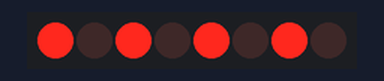
Recording of a sketch running on a simulated Arduino Uno, built with avr-gcc and run on an emulated ATmega328P. On the bench: 8 shift-register outputs drawn as a row of LEDs (first output left, lit = HIGH). Wiring (inferred from the names in the program): shift register (74HC595): data A5; shift clock A3; latch A2. Wiring (inferred from the signals the program sends): row of LEDs: on Q0, Q1, Q2, Q3, Q4, Q5, Q6, Q7.

Above: at 0.2 s.
At 1.7 s:
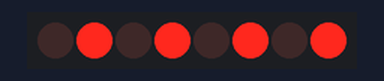
Timing chart, 0 to 3.0 s (numbered marks = the images above):
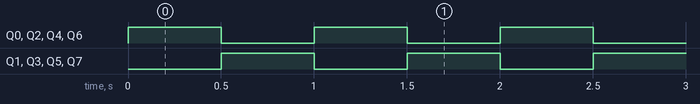

The sketch:

shift-register.ino
```cpp
const int DATA_PIN = A5;
const int CLOCK_PIN = A3;
const int LATCH_PIN = A2;

void setup() {
  // put your setup code here, to run once:
  pinMode(DATA_PIN, OUTPUT);
  pinMode(CLOCK_PIN, OUTPUT);
  pinMode(LATCH_PIN, OUTPUT);

  Serial.begin(9600);
}

void loop() {

  //Note that whilst writing data the latch should be low...
  digitalWrite(LATCH_PIN, LOW);

  //Write the data you want, shiftOut handles the transmission...
  shiftOut(DATA_PIN, CLOCK_PIN, LSBFIRST, 0b10101010);

  //Once transmission is done, switch the latch back to high.
  digitalWrite(LATCH_PIN, HIGH);
  delay(500);

  digitalWrite(LATCH_PIN, LOW);
  shiftOut(DATA_PIN, CLOCK_PIN, LSBFIRST, 0b01010101);
  digitalWrite(LATCH_PIN, HIGH);
  delay(500);
}
```

Measured:
- by itself, Q0–7: alternates HIGH for 0.50 s and LOW for 0.50 s
